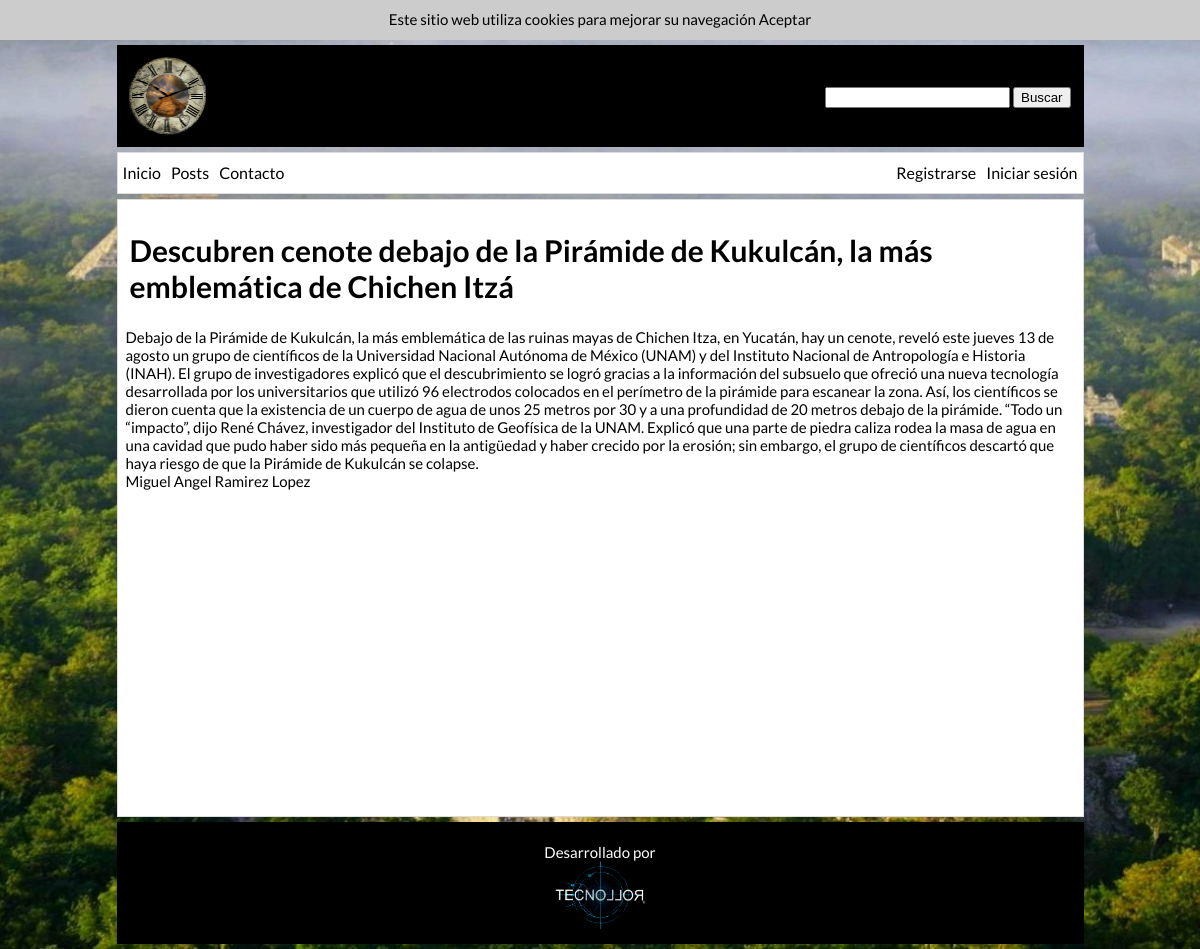
Screenshot of /ver_post.php?id=2 with the database file from the repository.
### tables this page shows
CREATE TABLE IF NOT EXISTS `z_posts` (
  `id` int(11) NOT NULL AUTO_INCREMENT,
  `titulo` varchar(100) NOT NULL,
  `imagen` varchar(100) DEFAULT NULL,
  `mensaje` text NOT NULL,
  `autor` int(11) NOT NULL,
  PRIMARY KEY (`id`)
);

CREATE TABLE IF NOT EXISTS `z_users` (
  `id` int(11) NOT NULL AUTO_INCREMENT,
  `user` varchar(100) NOT NULL,
  `password` varchar(100) NOT NULL,
  PRIMARY KEY (`id`)
);

### conexion.php (called while the page is built, shortened)
<?php
    $hostname_conexion = "db620985971.db.1and1.com";
	$database_conexion = "db620985971";
	$username_conexion = "dbo620985971";
	$password_conexion = "agentemd";
	$conexion = mysql_pconnect($hostname_conexion, $username_conexion, $password_conexion) or trigger_error(mysql_error(),E_USER_ERROR);
	include('inc/funciones.php');
?>

### inc/funciones.php (called while the page is built, shortened)
<?php
if (!function_exists("GetSQLValueString")) {
	function GetSQLValueString($theValue, $theType, $theDefinedValue = "", $theNotDefinedValue = "")
	{
	  $theValue = function_exists("mysql_real_escape_string") ? mysql_real_escape_string($theValue) : mysql_escape_string($theValue);
	  switch ($theType) {
		case "long":
		case "int":
		  $theValue = ($theValue != "") ? intval($theValue) : "NULL";
		  break;
	  }
	  return $theValue;
	}
}
function nombre($iduser){
	 global $database_conexion, $conexion;
	$query_DatosFuncion = sprintf("SELECT user FROM z_users WHERE id=%s",
		GetSQLValueString($iduser, "int"));
	$DatosFuncion = mysql_query($query_DatosFuncion, $conexion) or die(mysql_error());
	$row_DatosFuncion = mysql_fetch_assoc($DatosFuncion);
    return $row_DatosFuncion['user'];
}
?>

### ver_post.php (the view, shortened to what this page needs)
<?php require_once ('conexion.php');
$idpost= $_GET['id'];
    $query_DatosVer = "SELECT * FROM z_posts WHERE id='$idpost' ";
    $DatosVer = mysql_query($query_DatosVer, $conexion) or die(mysql_error());
    $row_DatosVer = mysql_fetch_assoc($DatosVer);
?>
<!doctype html>
<html>
<head>
<link rel="stylesheet" type="text/css" href="css/estilos.css">
</head>
<body>
<?php if (!isset($_COOKIE['galleta'])){?>
<div id="cookies">Este sitio web utiliza cookies para mejorar su navegación <a onClick="set_cookie('yes');" class="cursor">Aceptar</a></div>
<?php }?>
<?php include('inc/header.php'); ?>
<?php include('inc/menu.php'); ?>
<div class="cuerpo2">
<h1><?php echo $row_DatosVer['titulo'] ?></h1>
<?php echo $row_DatosVer['mensaje'] ?><br>
<?php echo nombre($row_DatosVer['autor']) ?>
</div>
<?php include('inc/footer.php'); ?>
</body>
</html>

### css/estilos.css (style rules this page uses)
html { background: url(../img/fondo.jpg) no-repeat fixed center transparent ; -webkit-background-size: cover; -moz-background-size: cover; -o-background-size: cover; background-size: cover; }
body { margin:0px; font-size:15px; font-family: 'Lato', sans-serif; }
.cursor { cursor:pointer; }
h1,h2 { padding:4px; }
a { color:#000; }
.cuerpo2 { margin:5px auto; max-width:949px; padding:8px; min-height:600px; background:#fff; border:1px solid #ddd; }
#cookies { height:40px; width:100%; background:#CCC; text-align:center; line-height:38px; }

### rows the page displays
z_posts: titulo "Descubren cenote debajo de la Pirámide de Kukulcán, la más emblemática de Chichen Itzá", mensaje "Debajo de la Pirámide de Kukulcán, la más emblemática de las ruinas mayas de Chichen Itza, en Yucatán, hay un cenote, reveló este jueves 13 de agosto un grupo de científicos de la Universidad Nacional Autónoma de México (UNAM) y del Instituto Nacional de Antropología e Historia (INAH). El grupo de investigadores explicó que el descubrimiento se logró gracias a la información del subsuelo que ofreció una nueva tecnología desarrollada por los universitarios que utilizó 96 electrodos colocados en el perímetro de la pirámide para escanear la zona. Así, los científicos se dieron cuenta que la existencia de un cuerpo de agua de unos 25 metros por 30 y a una profundidad de 20 metros debajo de la…", autor.user "Miguel Angel Ramirez Lopez"
